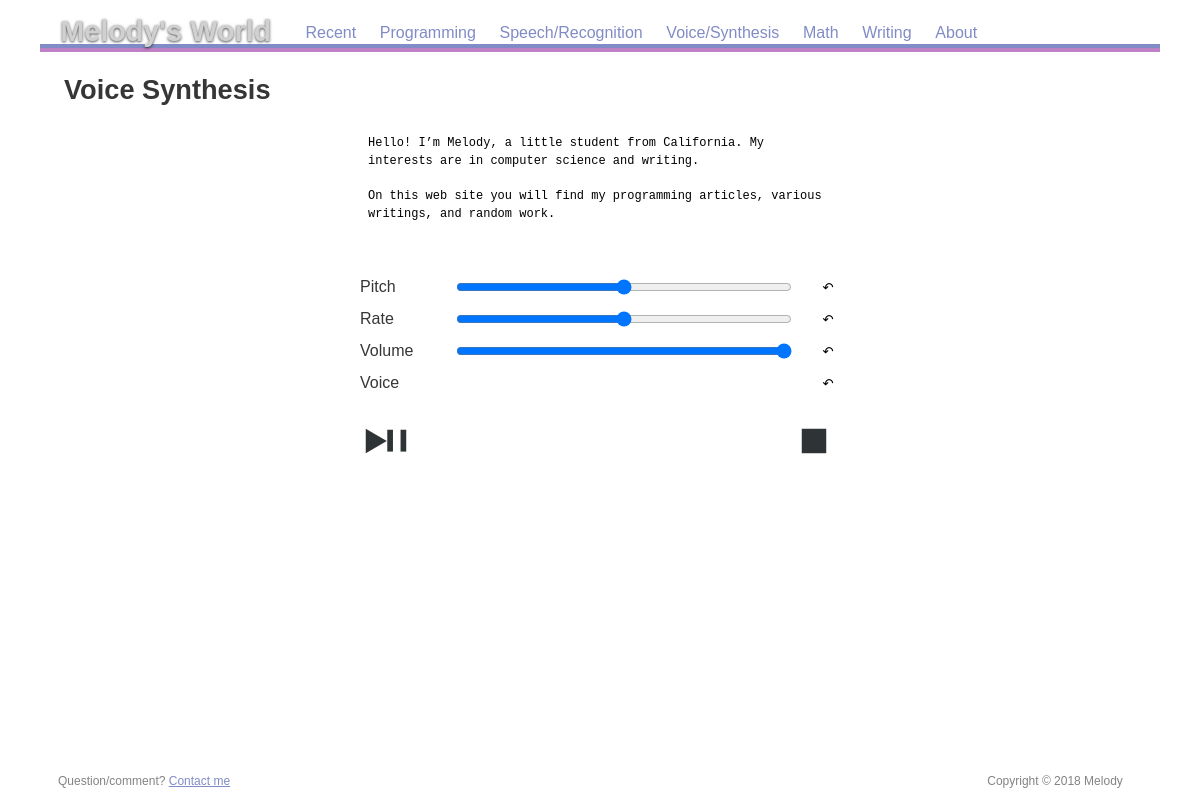
The app's page /view?id=7 with its own data.
### app/models.py (models this page shows, shortened)
class Post(db.Model):
    __tablename__ = "posts"
    id = db.Column(db.Integer, primary_key=True)
    title = db.Column(db.String, nullable=False)
    slug = db.Column(db.String(255), nullable=False)
    body  = db.Column(db.String,unique=True, nullable=False)
    created_on = db.Column(db.DateTime(), default=datetime.utcnow)
    updated_on = db.Column(db.DateTime(), default=datetime.utcnow, onupdate=datetime.utcnow)
    category_id = db.Column(db.Integer, db.ForeignKey('categories.id'))

### app/__init__.py (the view)
@app.route("/view", methods=["GET","POST"])
def view():
    post_id = request.args.get("id")
    if request.method == 'POST':
        post_id = request.form.get("id")
    else:
        post_id = request.args.get("id")
    try:
        post = Post.query.filter_by(id = post_id).first()
        db.session.add(post)
        db.session.commit()
    except Exception as e:
            print("Failed to query a post to SQL database")
            return page_not_found(e)
    return render_template("view.html", post = post)

### app/templates/view.html (shortened to what this page needs)
{% extends "base.html" %}
{% block content %}
<h1 class="blog-title"> {{post.title}} </h1>
     <div>
     {{post.body | safe}}
     </div>
 {% endblock %}

### app/static/res/css/common.css (style rules this page uses)
html { margin: 0; padding: 0; border: none; text-indent: 0; tab-size: 4; -moz-tab-size: 4; }
body, h1, h2, h3, p, pre, blockquote, hr, ul, ol, li, dl, dt, dd, table, thead, tbody, tfoot, tr, th, td, img, object, iframe, abbr { margin: 0; padding: 0; border: none; background: transparent; font-size: inherit; font-weight: inherit; line-height: inherit; text-indent: inherit; }
input, select, textarea { margin: 0; font-size: inherit; font-weight: inherit; line-height: inherit; }

### app/static/res/css/screen.css (style rules this page uses)
html { height: 100%; background-color: #ffffff; background-repeat: repeat; background-size: 41.7em; font-family: "Avenir LT Std", sans-serif; color: #000000; }
body { max-width: 70em; min-height: 100%; margin-left: auto; margin-right: auto; display: flex; flex-direction: column; }
article h1 { margin-top: 0.8em; margin-bottom: 0.8em; text-align: left; font-size: 170%; font-weight: bold; }

### app/static/res/css/print.css (style rules this page uses)
html { font-family: "Times New Roman", serif; max-width: 60em; margin-left: auto; margin-right: auto; }
h1, h2, h3 { font-family: "Avenir LT Std", sans-serif; }
h1 { margin-top: 1.0em; margin-bottom: 1.0em; text-align: center; font-size: 140%; font-weight: bold; }

### records on screen
Post: title "Voice Synthesis", body (picture)
